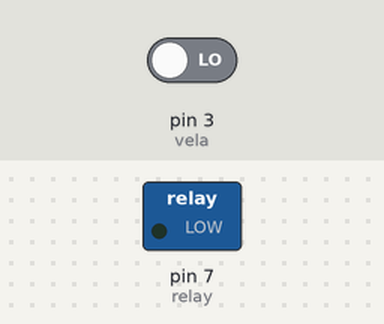
A sketch run on a simulated Arduino Uno, built with avr-gcc and run on an emulated ATmega328P. Parts: switched loads named in the sketch (green lamp = pin HIGH). Dashed ring = blinking. The inputs (shaded band) are chosen by the test bench; at power-on: pin 3 (vela) LOW.

Above: at 1.2 s.
1.3 s: pin 3 (vela) driven HIGH
At 2.2 s:
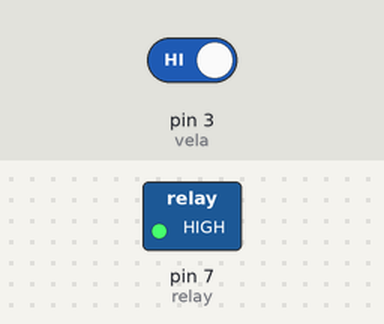
4.3 s: pin 3 (vela) driven LOW
At 4.3 s:
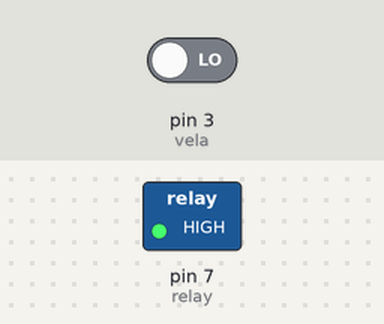
Timing chart, 0 to 7.3 s (numbered marks = the images above; inputs shaded):
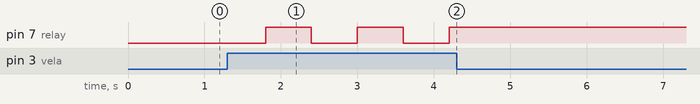

The sketch:

BulboVela.ino
```cpp
/*
 * Práctica "Bulbo vela" del mini taller Mix ´n´ Match de
 * Arduino Day 2016, creado por Alexander Höfflich para
 * D´Sun Labs.
 *
 * El objetivo del codigo es soplar al sensor de sonido
 * para encender la lampara
 *
 *
 * Conexion del modulo de sonido (el rojo con bocina grande)
 *
 * A0  -> Se conecta en caso de querer usarse para detectar la cantidad de sonido. En este ejemplo no se usa
 * G   -> Este pin es tierra y se conecta al pin GND de Arduino.
 * +   -> Este pin es voltaje y se conecta al pin 5V de Arduino
 * D0  -> Este pin se conecta al pin digital 3 de tu Arduino
 *
 * Conexion del modulo relay (el que tiene una cajita azul grande)
 *
 * - -> Este es tierra y va conectado al pin GND de Arduino
 * + -> Este es voltaje y va conectado al pin 5V de Arduino
 * s -> Este es señal y va conectado al digital pin 7 de Arduino
 *
 * Guaymas, Sonora a 27 de Febrero 2016.
 */


int relay = 7 ;// pin del modulo relay
int vela = 3; // pin del sensor de sonido
int val = 0;// valor del sensor de sonido
int estadoBoton; // estado de la lampara

void setup ()
{
  pinMode (relay, OUTPUT) ;// se define que el relay es una salida, ya que esta conectada la lampara
  pinMode (vela, INPUT) ;// es el pin del sensor de sonido y es una entrada

}

void loop ()
{

  val = digitalRead(vela);// variable donde se guarda el valor del sensor de sonido
  if (val == HIGH) // Si soplamos con la suficiente fuerza, el sensor se aciva
  {
   estadoBoton++; //Si se activa, le sumamos uno al estado del boton
   delay(500); // Nos esperamos medio segundo para eliminar ruido
  }

  if (estadoBoton > 1) {  // Si el estadoBoton es mayor a 1 reseteamos la variable
    estadoBoton = 0;
  }
  switch (estadoBoton) { //Aquí seleccionamos el estado de la lámpara

    case 0 :  //Si estado botón es cero, entonces mantenemos la lámpara apagada
     digitalWrite(relay, LOW);
     break;
    case 1 :  // Si el estado botón es 1, prendemos la lámpara
     digitalWrite(relay,HIGH);
     break;
    case 2 :  // Este caso se agrego para evitar mal funcionamiento
     digitalWrite(relay, LOW);
  }
  delay(100); //Nos esperamos un poco para evitar ruido ambiental

}
```

Measured:
- after the input at 1.3 s, pin 7 (relay): alternates HIGH for 0.60 s and LOW for 0.60 s, starting after 0.50 s
- after the input at 4.3 s, pin 7 (relay): stops changing and stays HIGH
